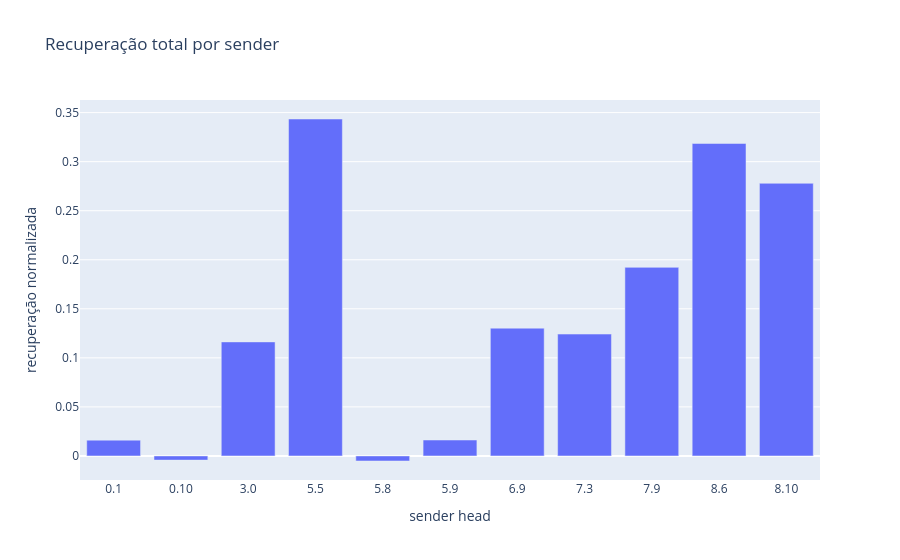

The notebook cell saved with this chart:
### Markdown cell above
## 1. Sender → resultado final

Primeiro aplicamos patch na saída `z` de uma sender inteira. Isso mede seu efeito causal total através de **todos** os caminhos downstream.

Depois compararemos esse valor com arestas individuais. Uma aresta pequena não contradiz um efeito total grande: a sender pode distribuir informação por vários receivers.

### Code cell
# `z` tem eixos (batch, position, head, d_head); trocamos uma head em todas as posições.
def patch_sender_output(
    corrupted_z: torch.Tensor,
    hook,
    *,
    head: int,
) -> torch.Tensor:
    patched = corrupted_z.clone()
    patched[:, :, head, :] = clean_cache[hook.name][:, :, head, :]
    return patched


# Selecionamos os grupos que alimentam S-Inhibition e as próprias S-Inhibition como senders.
upstream_senders = CIRCUIT["duplicate token"] + CIRCUIT["induction"]
s_inhibition_senders = CIRCUIT["s2 inhibition"]
selected_senders = upstream_senders + s_inhibition_senders
sender_to_final = {}

# Cada execução restaura uma sender inteira; o valor inclui todos os caminhos até o logit final.
with torch.no_grad():
    for layer, head in selected_senders:
        logits = model.run_with_hooks(
            corrupted_tokens,
            fwd_hooks=[
                (
                    utils.get_act_name("z", layer),
                    partial(patch_sender_output, head=head),
                )
            ],
        )
        sender_to_final[(layer, head)] = ioi_metric(logits).item()

# O gráfico será a referência de efeito total para os mapas de arestas isoladas a seguir.
figure = go.Figure(
    data=go.Bar(
        x=[f"{layer}.{head}" for layer, head in selected_senders],
        y=[sender_to_final[sender] for sender in selected_senders],
    )
)
figure.update_layout(
    title="Recuperação total por sender",
    xaxis_title="sender head",
    yaxis_title="recuperação normalizada",
)
figure.show()

### Figure 1 — Plotly figure (JSON) as saved in the notebook; plotly's stock layout.template omitted (floating-point values rounded to 4 significant figures)
{"data": [{"type": "bar", "x": ["0.1", "0.10", "3.0", "5.5", "5.8", "5.9", "6.9", "7.3", "7.9", "8.6", "8.10"], "y": [0.01612, -0.004257, 0.1163, 0.3435, -0.005153, 0.01624, 0.1303, 0.1242, 0.1922, 0.3186, 0.2779]}], "layout": {"title": {"text": "Recuperação total por sender"}, "xaxis": {"title": {"text": "sender head"}}, "yaxis": {"title": {"text": "recuperação normalizada"}}}}
